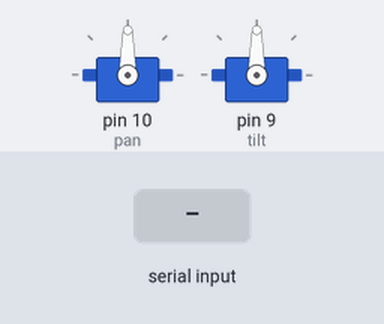
A sketch run on a simulated Arduino Uno, built with avr-gcc and run on an emulated ATmega328P. On the bench: 2 × servo. The inputs (shaded band) are chosen by the test bench. What the sketch prints to the serial monitor is not drawn.

Above: at 1.2 s.
1.3 s: "u" received over Serial
At 2.1 s:
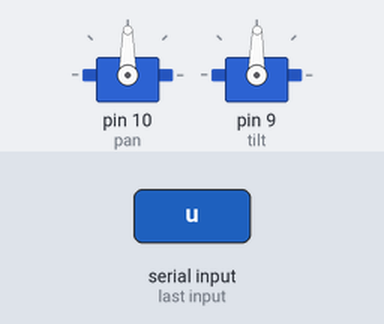
2.8 s: "l" received over Serial
At 3.3 s:
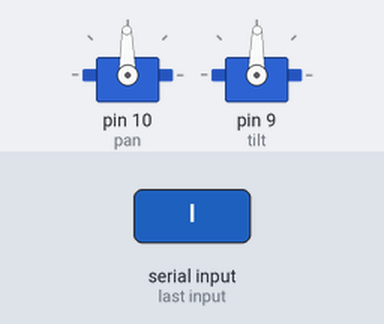
Timing chart, 0 to 5.8 s (numbered marks = the images above; inputs shaded):
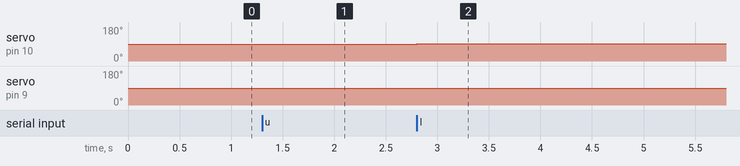

Measured:
- after the input at 1.3 s, servo on pin 9 (tilt): 90° → 89° at once
- after the input at 2.8 s, servo on pin 10 (pan): 90° → 91° at once

The sketch:

servo_cam.ino
```cpp
#include <Servo.h>

//pan 0 > 90 > 100
//tilt 10 > 90 > 110

int tilt_deg=90, pan_deg=90;
Servo pan, tilt;  // create servo object to control a servo

void setup() {
  Serial.begin(9600);
  Serial.write("Serial connection established");
  pan.attach(10);  // attaches the pan servo on pin 10 to the servo object
  tilt.attach(9);  // attaches the tilt servo on pin 10 to the servo object
  pan.write(tilt_deg);
  tilt.write(pan_deg);
}

void loop() {
  if(Serial.available()){
    char val = Serial.read();
    switch(val){
      case 'u':  //tilt up
        if(tilt_deg>=10){
          tilt_deg--;
        }
        break;
      case 'd':  //tilt down
        if(tilt_deg<=110){
          tilt_deg++;
        }
        break;
      case 'l':  //pan left
        if(pan_deg<=180){
          pan_deg++;
        }
        break;
      case 'r':  //pan right
        if(pan_deg>=0){
          pan_deg--;
        }
        break;
      default:
        break;
    }
  }
  pan.write(pan_deg);
  tilt.write(tilt_deg);
}
```
